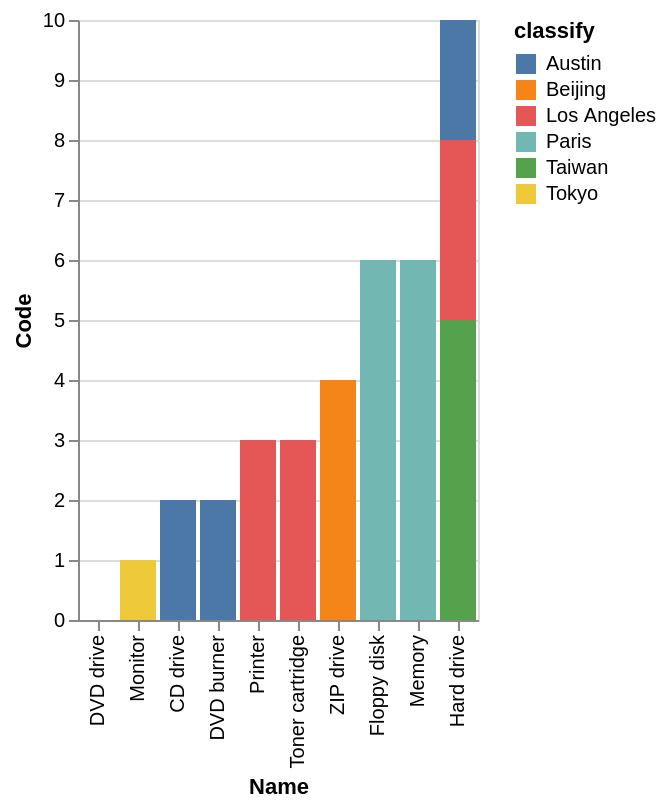

Here is the Vega-Lite specification saved for this chart:
### Vega-Lite specification from a JSON file in a GitHub repository (floating-point values rounded to 4 significant figures)
{"data": {"values": [{"x_data": "Monitor", "y_data": 0, "classify": "Austin"}, {"x_data": "CD drive", "y_data": 2, "classify": "Austin"}, {"x_data": "DVD burner", "y_data": 2, "classify": "Austin"}, {"x_data": "Printer", "y_data": 0, "classify": "Austin"}, {"x_data": "Toner cartridge", "y_data": 0, "classify": "Austin"}, {"x_data": "ZIP drive", "y_data": 0, "classify": "Austin"}, {"x_data": "DVD drive", "y_data": 0, "classify": "Austin"}, {"x_data": "Hard drive", "y_data": 2, "classify": "Austin"}, {"x_data": "Floppy disk", "y_data": 0, "classify": "Austin"}, {"x_data": "Memory", "y_data": 0, "classify": "Austin"}, {"x_data": "Monitor", "y_data": 0, "classify": "Beijing"}, {"x_data": "CD drive", "y_data": 0, "classify": "Beijing"}, {"x_data": "DVD burner", "y_data": 0, "classify": "Beijing"}, {"x_data": "Printer", "y_data": 0, "classify": "Beijing"}, {"x_data": "Toner cartridge", "y_data": 0, "classify": "Beijing"}, {"x_data": "ZIP drive", "y_data": 4, "classify": "Beijing"}, {"x_data": "DVD drive", "y_data": 0, "classify": "Beijing"}, {"x_data": "Hard drive", "y_data": 0, "classify": "Beijing"}, {"x_data": "Floppy disk", "y_data": 0, "classify": "Beijing"}, {"x_data": "Memory", "y_data": 0, "classify": "Beijing"}, {"x_data": "Monitor", "y_data": 0, "classify": "Los Angeles"}, {"x_data": "CD drive", "y_data": 0, "classify": "Los Angeles"}, {"x_data": "DVD burner", "y_data": 0, "classify": "Los Angeles"}, {"x_data": "Printer", "y_data": 3, "classify": "Los Angeles"}, {"x_data": "Toner cartridge", "y_data": 3, "classify": "Los Angeles"}, {"x_data": "ZIP drive", "y_data": 0, "classify": "Los Angeles"}, {"x_data": "DVD drive", "y_data": 0, "classify": "Los Angeles"}, {"x_data": "Hard drive", "y_data": 3, "classify": "Los Angeles"}, {"x_data": "Floppy disk", "y_data": 0, "classify": "Los Angeles"}, {"x_data": "Memory", "y_data": 0, "classify": "Los Angeles"}, {"x_data": "Monitor", "y_data": 0, "classify": "Paris"}, {"x_data": "CD drive", "y_data": 0, "classify": "Paris"}, {"x_data": "DVD burner", "y_data": 0, "classify": "Paris"}, {"x_data": "Printer", "y_data": 0, "classify": "Paris"}, {"x_data": "Toner cartridge", "y_data": 0, "classify": "Paris"}, {"x_data": "ZIP drive", "y_data": 0, "classify": "Paris"}, {"x_data": "DVD drive", "y_data": 0, "classify": "Paris"}, {"x_data": "Hard drive", "y_data": 0, "classify": "Paris"}, {"x_data": "Floppy disk", "y_data": 6, "classify": "Paris"}, {"x_data": "Memory", "y_data": 6, "classify": "Paris"}, {"x_data": "Monitor", "y_data": 0, "classify": "Taiwan"}, {"x_data": "CD drive", "y_data": 0, "classify": "Taiwan"}, {"x_data": "DVD burner", "y_data": 0, "classify": "Taiwan"}, {"x_data": "Printer", "y_data": 0, "classify": "Taiwan"}, {"x_data": "Toner cartridge", "y_data": 0, "classify": "Taiwan"}, {"x_data": "ZIP drive", "y_data": 0, "classify": "Taiwan"}, {"x_data": "DVD drive", "y_data": 0, "classify": "Taiwan"}, {"x_data": "Hard drive", "y_data": 5, "classify": "Taiwan"}, {"x_data": "Floppy disk", "y_data": 0, "classify": "Taiwan"}, {"x_data": "Memory", "y_data": 0, "classify": "Taiwan"}, {"x_data": "Monitor", "y_data": 1, "classify": "Tokyo"}, {"x_data": "CD drive", "y_data": 0, "classify": "Tokyo"}, {"x_data": "DVD burner", "y_data": 0, "classify": "Tokyo"}, {"x_data": "Printer", "y_data": 0, "classify": "Tokyo"}, {"x_data": "Toner cartridge", "y_data": 0, "classify": "Tokyo"}, {"x_data": "ZIP drive", "y_data": 0, "classify": "Tokyo"}, {"x_data": "DVD drive", "y_data": 0, "classify": "Tokyo"}, {"x_data": "Hard drive", "y_data": 0, "classify": "Tokyo"}, {"x_data": "Floppy disk", "y_data": 0, "classify": "Tokyo"}, {"x_data": "Memory", "y_data": 0, "classify": "Tokyo"}]}, "mark": "bar", "encoding": {"x": {"field": "x_data", "type": "nominal", "title": "Name", "sort": {"op": "sum", "field": "y_data", "order": "ascending"}}, "y": {"field": "y_data", "type": "quantitative", "title": "Code"}, "color": {"field": "classify"}}}
